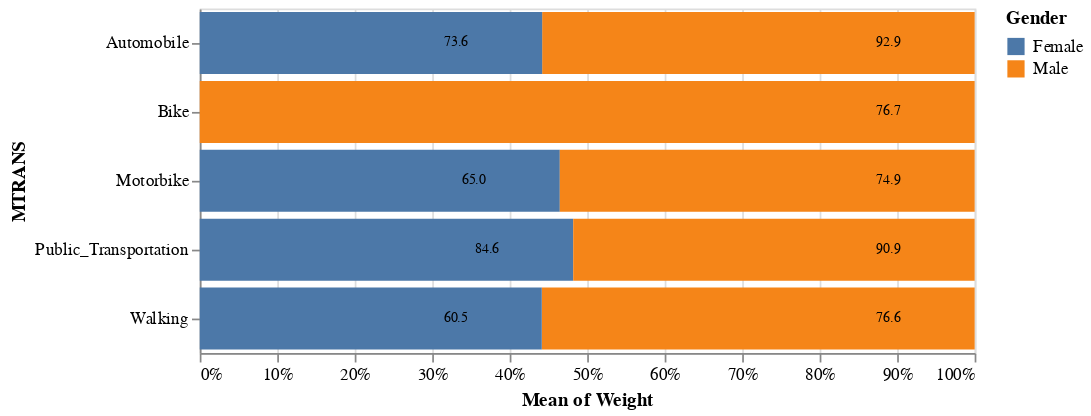

Source (notebook cell):
### Markdown cell above
Al observar esta grafica podemos ver que si se ve el peso contra el medio de transporte, las personas que toman autobus o carro son los que pueden llegar a tener mayor peso.

### Code cell
bars = alt.Chart(df_obesity).mark_bar().encode(
    y=alt.Y('MTRANS:N'),
    x=alt.X('mean(Weight):Q',
            stack = "normalize"),
    color=alt.Color('Gender')
)
text = alt.Chart(df_obesity).mark_text(dx=-50, dy=0, color='black',size = 8).encode(
    y=alt.Y('MTRANS:N'),
    x=alt.X('mean(Weight):Q',
            stack='normalize'),
    detail='Gender:N',
    text=alt.Text('mean(Weight):Q', format='.1f')
)
chart = bars + text
chart.properties(
    width=450,
    height=200
)

### Figure 1 — Vega-Lite specification as saved in the notebook (floating-point values rounded to 4 significant figures; data arrays with more than 128 entries replaced by an {"elided": "..."} marker saying what was removed)
{"config": {"view": {"continuousWidth": 400, "continuousHeight": 300}}, "layer": [{"mark": "bar", "encoding": {"color": {"type": "nominal", "field": "Gender"}, "x": {"type": "quantitative", "aggregate": "mean", "field": "Weight", "stack": "normalize"}, "y": {"type": "nominal", "field": "MTRANS"}}}, {"mark": {"type": "text", "color": "black", "dx": -50, "dy": 0, "size": 8}, "encoding": {"detail": {"type": "nominal", "field": "Gender"}, "text": {"type": "quantitative", "aggregate": "mean", "field": "Weight", "format": ".1f"}, "x": {"type": "quantitative", "aggregate": "mean", "field": "Weight", "stack": "normalize"}, "y": {"type": "nominal", "field": "MTRANS"}}}], "data": {"name": "data-af941ba9e54922e3b07a0fd3ac93973b"}, "height": 200, "width": 450, "$schema": "https://vega.github.io/schema/vega-lite/v4.8.1.json", "datasets": {"data-af941ba9e54922e3b07a0fd3ac93973b": {"elided": "2111 records"}}}
